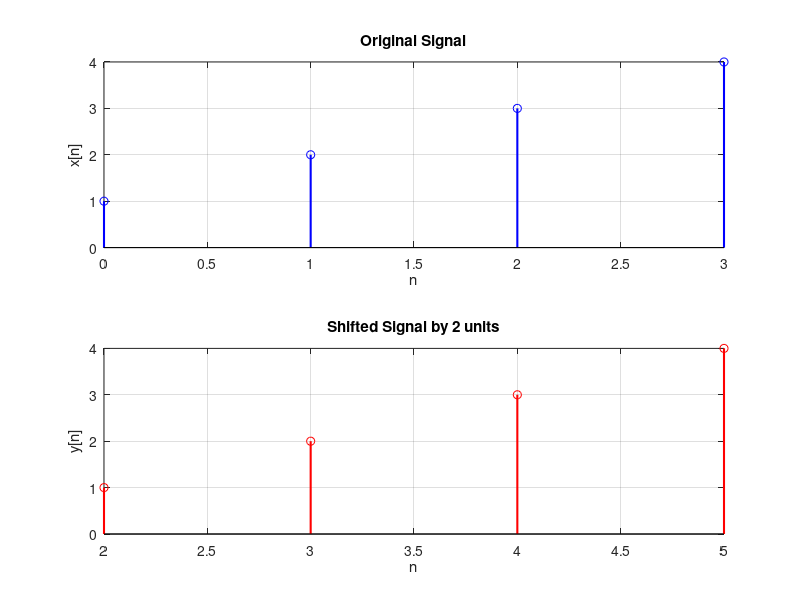

Write MATLAB code to recreate this figure.
% Define the signal values and time indices
x = [1, 2, 3, 4]; % Signal values
m = [0, 1, 2, 3]; % Time indices
k = 2;            % Shift amount (right shift by 2 units)

% Shift the time indices by k units
n = m + k;

% Signal values remain unchanged
y = x;

% Display results
disp('Shifted Signal Values:');
disp(y);
disp('Shifted Time Indices:');
disp(n);

% Plot the original and shifted signals
figure;

% Original signal
subplot(2, 1, 1);
stem(m, x, 'b', 'LineWidth', 1.5);
title('Original Signal');
xlabel('n');
ylabel('x[n]');
grid on;

% Shifted signal
subplot(2, 1, 2);
stem(n, y, 'r', 'LineWidth', 1.5);
title(['Shifted Signal by ', num2str(k), ' units']);
xlabel('n');
ylabel('y[n]');
grid on;
